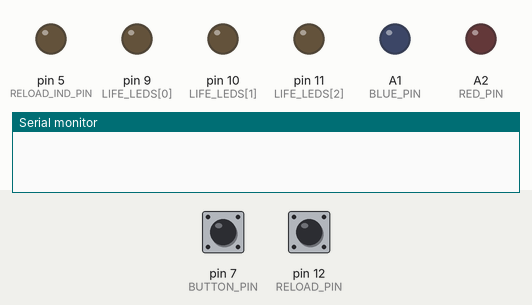
Simulated run of this sketch. Board: Arduino Uno, built with avr-gcc and run on an emulated ATmega328P. Parts: output pins drawn as LEDs (lit = HIGH), the last lines printed to the serial monitor. Dashed ring = blinking. The inputs (shaded band) are chosen by the test bench; at power-on: pin 12 (RELOAD_PIN) HIGH, pin 7 (BUTTON_PIN) HIGH.

Above: at 0.1 s.
At 6.7 s:
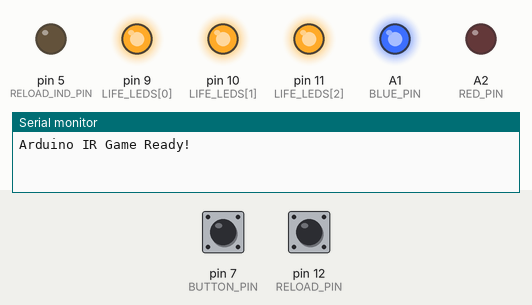
6.8 s: pin 12 (RELOAD_PIN) pulled LOW for 0.15 s
At 7.12 s:
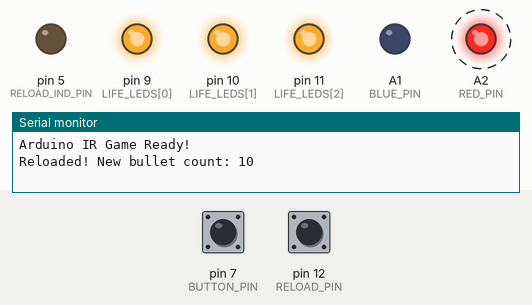
Timing chart, 0 to 13.3 s (numbered marks = the images above; inputs shaded):
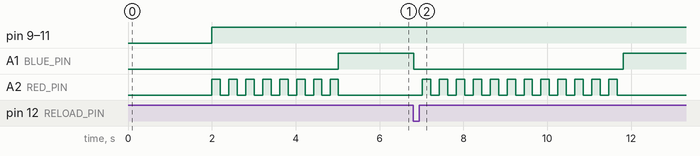

Measured:
- after the input at 6.8 s, A1 (BLUE_PIN): HIGH → LOW at once, → HIGH 5.0 s later; A2 (RED_PIN): alternates HIGH for 0.20 s and LOW for 0.20 s, 24 changes in all, then stays LOW, starting after 0.22 s
- by itself, A2 (RED_PIN): alternates HIGH for 0.20 s and LOW for 0.20 s, 16 changes in all, then stays LOW

The sketch:

Ir.ino
```cpp
#include <IRremote.hpp>

#define IR_SEND_PIN 4

const uint8_t BUTTON_PIN = 7;
const uint8_t RECV_PIN = 8;
const uint8_t RELOAD_IND_PIN = 5;
const uint8_t RELOAD_PIN = 12;

const uint8_t BLUE_PIN = A1;
const uint8_t RED_PIN = A2;

const unsigned long STUN_DURATION_MS = 5000;
const unsigned long RELOAD_COOLDOWN_MS = 5000;
const uint8_t MAX_BULLET_NUM = 10;

// 書き込む前に必ず確認
const uint8_t DATA = 0xD;

unsigned long stunStartTime = 0;
unsigned long lastReloadTime = 0;
unsigned long lastBlinkTime = 0;

bool isStunned = false;
uint8_t bulletNum;

bool prevButtonState = HIGH;
bool prevReloadState = HIGH;
bool blinkState = LOW;

const uint8_t LIFE_LEDS[] = {9, 10, 11};
uint8_t current_life = 3;

void setup() {
  bulletNum = MAX_BULLET_NUM;
  Serial.begin(115200);

  delay(2000);

  pinMode(RELOAD_IND_PIN, OUTPUT);
  pinMode(BUTTON_PIN, INPUT_PULLUP);
  pinMode(RELOAD_PIN, INPUT_PULLUP);

  pinMode(BLUE_PIN, OUTPUT);
  pinMode(RED_PIN, OUTPUT);

  for (size_t i = 0; i < 3; i++) {
    pinMode(LIFE_LEDS[i], OUTPUT);
  }

  IrReceiver.begin(RECV_PIN, true);
  IrSender.begin(IR_SEND_PIN, true, 0);

  Serial.println("Arduino IR Game Ready!");
}

void loop() {
  unsigned long currentMillis = millis();

  // --- 状態更新: スタン解除 ---
  if (isStunned && (currentMillis - stunStartTime >= STUN_DURATION_MS)) {
    isStunned = false;
    Serial.println("Stun duration ended. You can move again!");
  }

  // --- LED表示制御 ---
  bool isReloading = (currentMillis - lastReloadTime < RELOAD_COOLDOWN_MS);

  if (isStunned) {
    // 【優先度1】スタン時：赤点灯
    digitalWrite(RED_PIN, HIGH);
    digitalWrite(BLUE_PIN, LOW);
  }
  else if (isReloading) {
    // 【優先度2】リロード中：赤点滅（200ms間隔）
    digitalWrite(BLUE_PIN, LOW);
    if (currentMillis - lastBlinkTime >= 200) {
      lastBlinkTime = currentMillis;
      blinkState = !blinkState;
      digitalWrite(RED_PIN, blinkState);
    }
  }
  else if (bulletNum == 0) {
    // 【優先度3】弾切れ時：青（長め）と赤（短め）の交互点滅
    // 1000ms（1秒）周期で計算
    unsigned long cycleTime = currentMillis % 1000;
    if (cycleTime < 800) {
      // 0〜799msの間は青
      digitalWrite(BLUE_PIN, HIGH);
      digitalWrite(RED_PIN, LOW);
    } else {
      // 800〜999msの間（200ms間）だけ赤
      digitalWrite(BLUE_PIN, LOW);
      digitalWrite(RED_PIN, HIGH);
    }
  }
  else {
    // 【優先度4】通常時：青点灯
    digitalWrite(RED_PIN, LOW);
    digitalWrite(BLUE_PIN, HIGH);
  }

  // --- ボタン入力処理 ---
  bool currentButtonState = digitalRead(BUTTON_PIN);
  bool currentReloadState = digitalRead(RELOAD_PIN);

  // 攻撃
  if (prevButtonState == HIGH && currentButtonState == LOW && !isStunned && bulletNum > 0 && !isReloading) {
    bulletNum--;
    IrSender.sendNEC(0x6380, DATA, 0);
    Serial.print("Fired! Bullets left: ");
    Serial.println(bulletNum);

    if(bulletNum == 0) {
      Serial.println("OUT OF AMMO! Need to reload.");
    }
  } else if (prevButtonState == HIGH && currentButtonState == LOW && bulletNum == 0 && !isReloading) {
    Serial.println("No bullets! Reload required.");
  }

  // リロード開始
  if (prevReloadState == HIGH && currentReloadState == LOW && !isReloading) {
    bulletNum = MAX_BULLET_NUM;
    lastReloadTime = currentMillis;
    Serial.print("Reloaded! New bullet count: ");
    Serial.println(bulletNum);
  }

  // --- IR受信処理 ---
  if (IrReceiver.decode()) {
    if (IrReceiver.decodedIRData.protocol != UNKNOWN && IrReceiver.decodedIRData.command != DATA) {
      if (!isStunned) {
        isStunned = true;
        stunStartTime = currentMillis;
        if (current_life != 0) {
          current_life--;
        }
        Serial.println("!! HIT !! You are stunned!");
      }
    }
    IrReceiver.resume();
  }

  for (uint8_t i = 0; i < 3; i++) {
    if (i < current_life) {
      digitalWrite(LIFE_LEDS[i], HIGH);
    } else {
      digitalWrite(LIFE_LEDS[i], LOW);
    }
  }

  if (current_life == 0) {
    digitalWrite(BLUE_PIN, LOW);
    digitalWrite(RED_PIN, HIGH);
    while (true);
  }

  prevButtonState = currentButtonState;
  prevReloadState = currentReloadState;
  delay(10);
}
```
